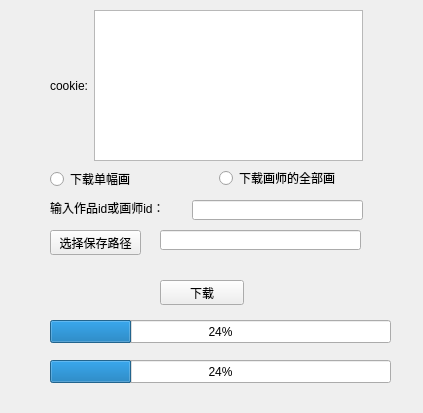
<?xml version="1.0" encoding="UTF-8"?>
<ui version="4.0">
 <class>Form</class>
 <widget class="QWidget" name="Form">
  <property name="windowModality">
   <enum>Qt::NonModal</enum>
  </property>
  <property name="geometry">
   <rect>
    <x>0</x>
    <y>0</y>
    <width>423</width>
    <height>413</height>
   </rect>
  </property>
  <property name="windowTitle">
   <string>Form</string>
  </property>
  <widget class="QRadioButton" name="single">
   <property name="geometry">
    <rect>
     <x>50</x>
     <y>170</y>
     <width>100</width>
     <height>18</height>
    </rect>
   </property>
   <property name="text">
    <string>下载单幅画</string>
   </property>
  </widget>
  <widget class="QRadioButton" name="all">
   <property name="geometry">
    <rect>
     <x>219</x>
     <y>170</y>
     <width>141</width>
     <height>16</height>
    </rect>
   </property>
   <property name="text">
    <string>下载画师的全部画</string>
   </property>
  </widget>
  <widget class="QLineEdit" name="id">
   <property name="geometry">
    <rect>
     <x>192</x>
     <y>200</y>
     <width>171</width>
     <height>20</height>
    </rect>
   </property>
  </widget>
  <widget class="QLabel" name="label_2">
   <property name="geometry">
    <rect>
     <x>50</x>
     <y>200</y>
     <width>141</width>
     <height>16</height>
    </rect>
   </property>
   <property name="text">
    <string>输入作品id或画师id：</string>
   </property>
  </widget>
  <widget class="QPushButton" name="choose">
   <property name="geometry">
    <rect>
     <x>50</x>
     <y>230</y>
     <width>91</width>
     <height>25</height>
    </rect>
   </property>
   <property name="text">
    <string>选择保存路径</string>
   </property>
  </widget>
  <widget class="QLineEdit" name="folder">
   <property name="geometry">
    <rect>
     <x>160</x>
     <y>230</y>
     <width>201</width>
     <height>20</height>
    </rect>
   </property>
   <property name="readOnly">
    <bool>true</bool>
   </property>
  </widget>
  <widget class="QPushButton" name="download">
   <property name="geometry">
    <rect>
     <x>160</x>
     <y>280</y>
     <width>84</width>
     <height>25</height>
    </rect>
   </property>
   <property name="text">
    <string>下载</string>
   </property>
  </widget>
  <widget class="QProgressBar" name="pic">
   <property name="geometry">
    <rect>
     <x>50</x>
     <y>320</y>
     <width>341</width>
     <height>23</height>
    </rect>
   </property>
   <property name="value">
    <number>24</number>
   </property>
  </widget>
  <widget class="QWidget" name="layoutWidget">
   <property name="geometry">
    <rect>
     <x>50</x>
     <y>10</y>
     <width>313</width>
     <height>151</height>
    </rect>
   </property>
   <layout class="QHBoxLayout" name="horizontalLayout">
    <item>
     <widget class="QLabel" name="label">
      <property name="text">
       <string>cookie:</string>
      </property>
     </widget>
    </item>
    <item>
     <widget class="QTextEdit" name="cookie"/>
    </item>
   </layout>
  </widget>
  <widget class="QProgressBar" name="drawer">
   <property name="geometry">
    <rect>
     <x>50</x>
     <y>360</y>
     <width>341</width>
     <height>23</height>
    </rect>
   </property>
   <property name="value">
    <number>24</number>
   </property>
  </widget>
 </widget>
 <resources/>
 <connections/>
</ui>
